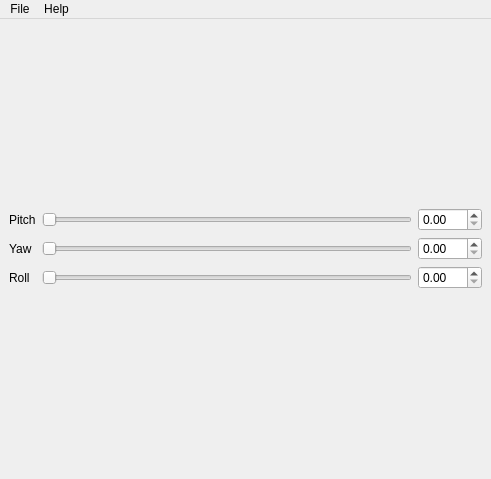
<?xml version="1.0" encoding="UTF-8"?>
<ui version="4.0">
 <class>MainWindow</class>
 <widget class="QMainWindow" name="MainWindow">
  <property name="geometry">
   <rect>
    <x>0</x>
    <y>0</y>
    <width>491</width>
    <height>479</height>
   </rect>
  </property>
  <property name="windowTitle">
   <string>Tyranny Model Viewer</string>
  </property>
  <widget class="QWidget" name="centralwidget">
   <layout class="QVBoxLayout" name="verticalLayout_2">
    <item>
     <layout class="QVBoxLayout" name="sceneLayout"/>
    </item>
    <item>
     <layout class="QGridLayout" name="gridLayout">
      <item row="0" column="0">
       <widget class="QLabel" name="label">
        <property name="text">
         <string>Pitch</string>
        </property>
       </widget>
      </item>
      <item row="0" column="1">
       <widget class="QSlider" name="pitchSlider">
        <property name="maximum">
         <number>360</number>
        </property>
        <property name="orientation">
         <enum>Qt::Horizontal</enum>
        </property>
       </widget>
      </item>
      <item row="0" column="2">
       <widget class="QDoubleSpinBox" name="pitchSB">
        <property name="maximum">
         <double>360.000000000000000</double>
        </property>
       </widget>
      </item>
      <item row="1" column="0">
       <widget class="QLabel" name="label_2">
        <property name="text">
         <string>Yaw</string>
        </property>
       </widget>
      </item>
      <item row="1" column="1">
       <widget class="QSlider" name="yawSlider">
        <property name="maximum">
         <number>360</number>
        </property>
        <property name="orientation">
         <enum>Qt::Horizontal</enum>
        </property>
       </widget>
      </item>
      <item row="1" column="2">
       <widget class="QDoubleSpinBox" name="yawSB">
        <property name="maximum">
         <double>360.000000000000000</double>
        </property>
       </widget>
      </item>
      <item row="2" column="0">
       <widget class="QLabel" name="label_3">
        <property name="text">
         <string>Roll</string>
        </property>
       </widget>
      </item>
      <item row="2" column="1">
       <widget class="QSlider" name="rollSlider">
        <property name="maximum">
         <number>360</number>
        </property>
        <property name="orientation">
         <enum>Qt::Horizontal</enum>
        </property>
       </widget>
      </item>
      <item row="2" column="2">
       <widget class="QDoubleSpinBox" name="rollSB">
        <property name="maximum">
         <double>360.000000000000000</double>
        </property>
       </widget>
      </item>
     </layout>
    </item>
   </layout>
  </widget>
  <widget class="QMenuBar" name="menubar">
   <property name="geometry">
    <rect>
     <x>0</x>
     <y>0</y>
     <width>491</width>
     <height>25</height>
    </rect>
   </property>
   <widget class="QMenu" name="menuFile">
    <property name="title">
     <string>File</string>
    </property>
    <addaction name="actionOpen_model"/>
    <addaction name="separator"/>
    <addaction name="actionQuit"/>
   </widget>
   <widget class="QMenu" name="menuHelp">
    <property name="title">
     <string>Help</string>
    </property>
    <addaction name="actionAbout"/>
   </widget>
   <addaction name="menuFile"/>
   <addaction name="menuHelp"/>
  </widget>
  <action name="actionQuit">
   <property name="text">
    <string>Quit</string>
   </property>
   <property name="shortcut">
    <string>Ctrl+Q</string>
   </property>
  </action>
  <action name="actionAbout">
   <property name="text">
    <string>About</string>
   </property>
  </action>
  <action name="actionOpen_model">
   <property name="text">
    <string>Open</string>
   </property>
   <property name="shortcut">
    <string>Ctrl+O</string>
   </property>
  </action>
 </widget>
 <resources/>
 <connections/>
</ui>
